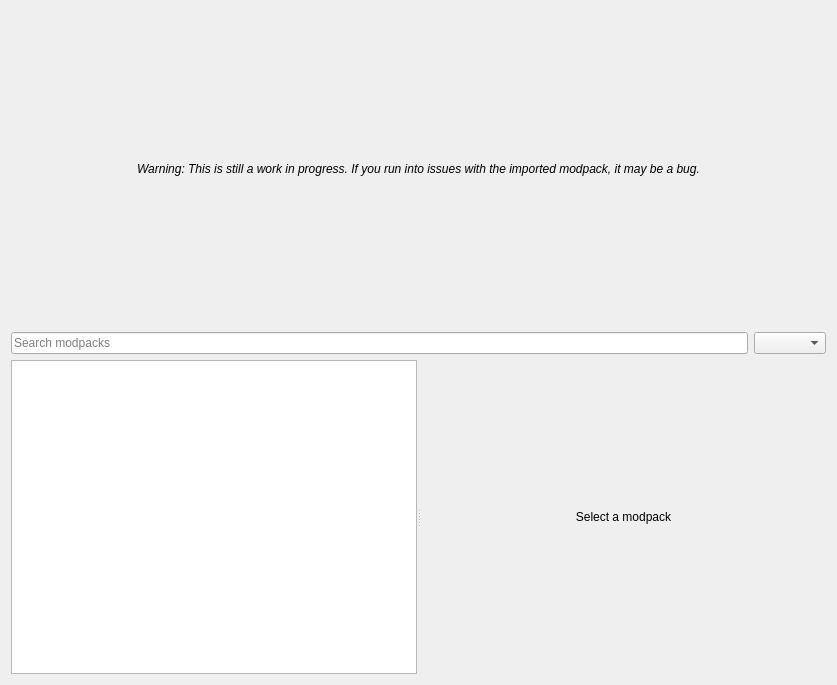
<?xml version="1.0" encoding="UTF-8"?>
<ui version="4.0">
 <class>AtlPage</class>
 <widget class="QWidget" name="AtlPage">
  <property name="geometry">
   <rect>
    <x>0</x>
    <y>0</y>
    <width>837</width>
    <height>685</height>
   </rect>
  </property>
  <layout class="QVBoxLayout" name="verticalLayout">
   <item>
    <widget class="QLabel" name="label_2">
     <property name="font">
      <font>
       <italic>true</italic>
      </font>
     </property>
     <property name="text">
      <string>Warning: This is still a work in progress. If you run into issues with the imported modpack, it may be a bug.</string>
     </property>
     <property name="alignment">
      <set>Qt::AlignCenter</set>
     </property>
     <property name="wordWrap">
      <bool>true</bool>
     </property>
    </widget>
   </item>
   <item>
    <layout class="QHBoxLayout" name="searchRowLayout">
     <item>
      <widget class="QLineEdit" name="searchEdit">
       <property name="clearButtonEnabled">
        <bool>true</bool>
       </property>
       <property name="placeholderText">
        <string>Search modpacks</string>
       </property>
      </widget>
     </item>
     <item>
      <widget class="QComboBox" name="sortByBox"/>
     </item>
    </layout>
   </item>
   <item>
    <widget class="QSplitter" name="splitter">
     <property name="orientation">
      <enum>Qt::Horizontal</enum>
     </property>
     <widget class="ModpackListView" name="packView">
      <property name="iconSize">
       <size>
        <width>48</width>
        <height>48</height>
       </size>
      </property>
     </widget>
     <widget class="QWidget" name="detailsPane" native="true">
      <layout class="QVBoxLayout" name="detailsLayout">
       <property name="leftMargin">
        <number>0</number>
       </property>
       <property name="topMargin">
        <number>0</number>
       </property>
       <property name="rightMargin">
        <number>0</number>
       </property>
       <property name="bottomMargin">
        <number>0</number>
       </property>
       <item>
        <widget class="QStackedWidget" name="detailsStack">
         <property name="currentIndex">
          <number>1</number>
         </property>
         <widget class="QWidget" name="detailsPage">
          <layout class="QVBoxLayout" name="detailsPageLayout">
           <property name="leftMargin">
            <number>0</number>
           </property>
           <property name="topMargin">
            <number>0</number>
           </property>
           <property name="rightMargin">
            <number>0</number>
           </property>
           <property name="bottomMargin">
            <number>0</number>
           </property>
           <item>
            <widget class="ModpackDetailsHeader" name="packHeader"/>
           </item>
           <item>
            <layout class="QHBoxLayout" name="versionRowLayout">
             <item>
              <widget class="QLabel" name="versionLabel">
               <property name="text">
                <string>Version</string>
               </property>
              </widget>
             </item>
             <item>
              <widget class="QComboBox" name="versionSelectionBox">
               <property name="sizePolicy">
                <sizepolicy hsizetype="Expanding" vsizetype="Fixed">
                 <horstretch>0</horstretch>
                 <verstretch>0</verstretch>
                </sizepolicy>
               </property>
              </widget>
             </item>
            </layout>
           </item>
           <item>
            <widget class="QTextBrowser" name="packDescription">
             <property name="openExternalLinks">
              <bool>true</bool>
             </property>
             <property name="openLinks">
              <bool>true</bool>
             </property>
            </widget>
           </item>
          </layout>
         </widget>
         <widget class="QWidget" name="emptyPage">
          <layout class="QVBoxLayout" name="emptyPageLayout">
           <property name="leftMargin">
            <number>0</number>
           </property>
           <property name="topMargin">
            <number>0</number>
           </property>
           <property name="rightMargin">
            <number>0</number>
           </property>
           <property name="bottomMargin">
            <number>0</number>
           </property>
           <item>
            <widget class="QLabel" name="selectPackLabel">
             <property name="sizePolicy">
              <sizepolicy hsizetype="Expanding" vsizetype="Expanding">
               <horstretch>0</horstretch>
               <verstretch>0</verstretch>
              </sizepolicy>
             </property>
             <property name="alignment">
              <set>Qt::AlignCenter</set>
             </property>
             <property name="text">
              <string>Select a modpack</string>
             </property>
            </widget>
           </item>
          </layout>
         </widget>
        </widget>
       </item>
      </layout>
     </widget>
    </widget>
   </item>
  </layout>
 </widget>
 <customwidgets>
  <customwidget>
   <class>ModpackListView</class>
   <extends>QListView</extends>
   <header>ui/widgets/ModpackListView.h</header>
  </customwidget>
  <customwidget>
   <class>ElidedLabel</class>
   <extends>QLabel</extends>
   <header>ui/widgets/ElidedLabel.h</header>
  </customwidget>
  <customwidget>
   <class>ModpackDetailsHeader</class>
   <extends>QWidget</extends>
   <header>ui/widgets/ModpackDetailsHeader.h</header>
   <container>0</container>
  </customwidget>
 </customwidgets>
 <tabstops>
  <tabstop>searchEdit</tabstop>
  <tabstop>sortByBox</tabstop>
  <tabstop>packView</tabstop>
  <tabstop>packDescription</tabstop>
  <tabstop>versionSelectionBox</tabstop>
 </tabstops>
 <resources/>
 <connections/>
</ui>
